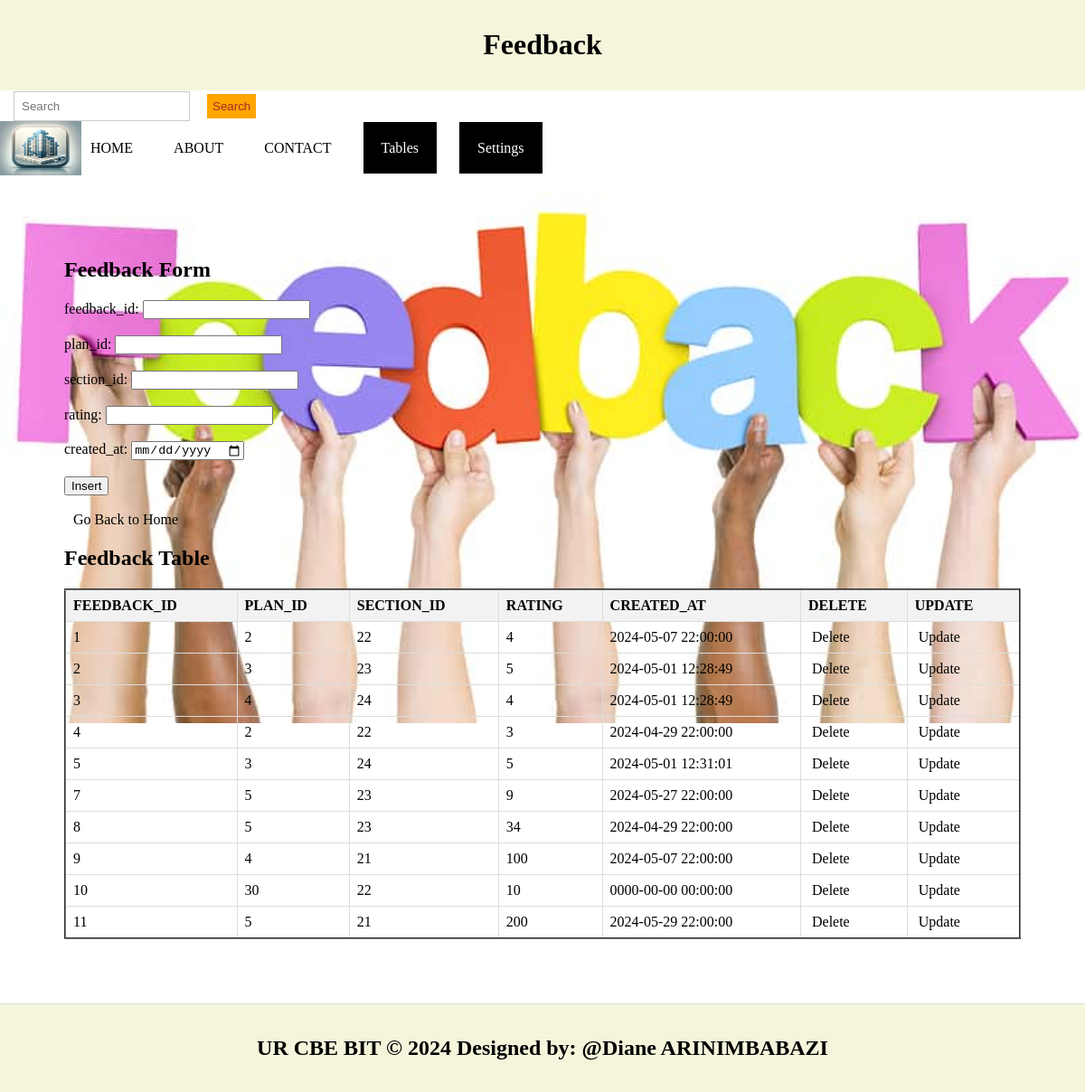
Page /feedback.php on the committed database.
### tables this page shows
CREATE TABLE `feedback` (
  `feedback_id` int(11) NOT NULL,
  `plan_id` int(11) NOT NULL,
  `section_id` int(11) DEFAULT NULL,
  `rating` int(11) NOT NULL,
  `created_at` timestamp NOT NULL DEFAULT current_timestamp()
);

### feedback.php (the view, shortened to what this page needs)
<!DOCTYPE html>
<html lang="en">
<head>
  <link rel="stylesheet" type="text/css" href="style.css" title="style 1" media="screen, tv, projection, handheld, print"/>
</head>
<body style="background-image: url('./Images/fb.jpg');background-repeat: no-repeat;background-size:cover;">
  <header>
    <h1>Feedback</h1>
  </header>
  <form class="d-flex" role="search" action="search.php">
    <input class="form-control me-2" type="search" placeholder="Search" aria-label="Search" name="query">
    <button class="btn btn-outline-success" type="submit">Search</button>
  </form>
  <ul>
    <img src="./Images/logo.png" width="90" height="60" alt="Logo">
    <li><a href="./home.html">HOME</a></li>
    <li><a href="./about.html">ABOUT</a></li>
    <li><a href="./contact.html">CONTACT</a></li>
    <li class="dropdown">
      <a href="#" style="padding: 20px; color: white; background-color:black; text-decoration: none;">Tables</a>
    </li>
    <li class="dropdown">
      <a href="#" style="padding: 20px; color: white; background-color:black; text-decoration: none;">Settings</a>
    </li>
  </ul>
  <section>
    <h1>Feedback Form</h1>
    <form method="post" onsubmit="return confirm('Are you sure you want to insert this record?');">
      <label for="feedback_id">feedback_id:</label>
      <input type="number" id="feedback_id" name="feedback_id"><br><br>
      <label for="plan_id">plan_id:</label>
      <input type="number" id="plan_id" name="plan_id" required><br><br>
      <label for="section_id">section_id:</label>
      <input type="number" id="section_id" name="section_id"><br><br>
      <label for="rating">rating:</label>
      <input type="number" id="rating" name="rating"><br><br>
      <label for="created_at">created_at:</label>
      <input type="date" id="created_at" name="created_at"><br><br>
      <input type="submit" name="add" value="Insert"><br><br>
      <a href="./home.html">Go Back to Home</a>
    </form>
    <h2>Feedback Table</h2>
    <table border="2">
      <tr>
        <th>FEEDBACK_ID</th>
        <th>PLAN_ID</th>
        <th>SECTION_ID</th>
        <th>RATING</th>
        <th>CREATED_AT</th>
        <th>DELETE</th>
        <th>UPDATE</th>
      </tr>
      <?php
        include('database_connection.php');
        $sql = "SELECT * FROM feedback";
        $result = $connection->query($sql);
        if ($result->num_rows > 0) {
            while ($row = $result->fetch_assoc()) {
                $feedback_id = $row['feedback_id'];
                echo "<tr>
                  <td>" . $row['feedback_id'] . "</td>
                  <td>" . $row['plan_id'] . "</td>
                  <td>" . $row['section_id'] . "</td>
                  <td>" . $row['rating'] . "</td>
                  <td>" . $row['created_at'] . "</td>
                  <td><a style='padding:4px' href='Delete_feedback.php?feedback_id=$feedback_id'>Delete</a></td>
                  <td><a style='padding:4px' href='update_feedback.php?feedback_id=$feedback_id'>Update</a></td>
                </tr>";
            }
        } else {
            echo "<tr><td colspan='7'>No data found</td></tr>";
        }
      ?>
    </table>
  </section>
  <footer>
    <center>
      <b><h2>UR CBE BIT &copy 2024 Designed by: @Diane ARINIMBABAZI</h2></b>
    </center>
  </footer>
</body>
</html>

### style.css (style rules this page uses)
body { font-family: Arial, sans-serif; margin: 0; padding: 0; }
.form-control { padding: 8px; margin-left: 4px; border: 1px solid #ccc; }
.btn { padding: 6px; background-color: orange; color: brown; border: none; }
.dropdown { position: relative; display: inline; margin-right: 10px; }
body { font-family: Arial,sans-serif; margin:0; padding:0; }
header { background-color:darkgray; padding: 20px; }
.dropdown { position: right; display:right; direction:rtl; }
section { padding:28px; border-bottom: 1px solid #ddd; }
footer { text-align: center; padding: 15px; background-color:darkgray; }

### feedback.php (style rules this page uses)
body { margin: 0; padding: 0; font-family: 'Times New Roman', serif; background: url('./Images/clinic.jpg') no-repeat center center/cover; height: 100vh; }
a { padding: 10px; color:white; text-decoration: none; margin-right: 15px; }
a:link { color:black; }
button.btn { margin-left: 15px; margin-top: 4px; }
input.form-control { margin-left: 15px; padding: 8px; }
section { padding: 71px; border-bottom: 1px solid #ddd; }
footer { text-align: center; padding: 15px; background-color: beige; }
header { background-color: beige; padding: 10px; text-align: center; }
ul { list-style-type: none; padding: 0; margin: 0; display: flex; align-items: center; }
li { margin-right: 10px; }
.dropdown { position: relative; display: inline-block; }
table { width: 100%; border-collapse: collapse; }
th, td { border: 1px solid #ddd; padding: 8px; text-align: left; }
th { background-color: #f2f2f2; }

### rows in the picture
feedback: feedback_id "1", plan "2", section "22", rating "4", created_at "2024-05-07 22:00:00"
feedback: feedback_id "2", plan "3", section "23", rating "5", created_at "2024-05-01 12:28:49"
feedback: feedback_id "3", plan "4", section "24", rating "4", created_at "2024-05-01 12:28:49"
feedback: feedback_id "4", plan "2", section "22", rating "3", created_at "2024-04-29 22:00:00"
feedback: feedback_id "5", plan "3", section "24", rating "5", created_at "2024-05-01 12:31:01"
feedback: feedback_id "7", plan "5", section "23", rating "9", created_at "2024-05-27 22:00:00"
feedback: feedback_id "8", plan "5", section "23", rating "34", created_at "2024-04-29 22:00:00"
feedback: feedback_id "9", plan "4", section "21", rating "100", created_at "2024-05-07 22:00:00"
feedback: feedback_id "10", plan "30", section "22", rating "10", created_at "0000-00-00 00:00:00"
feedback: feedback_id "11", plan "5", section "21", rating "200", created_at "2024-05-29 22:00:00"
